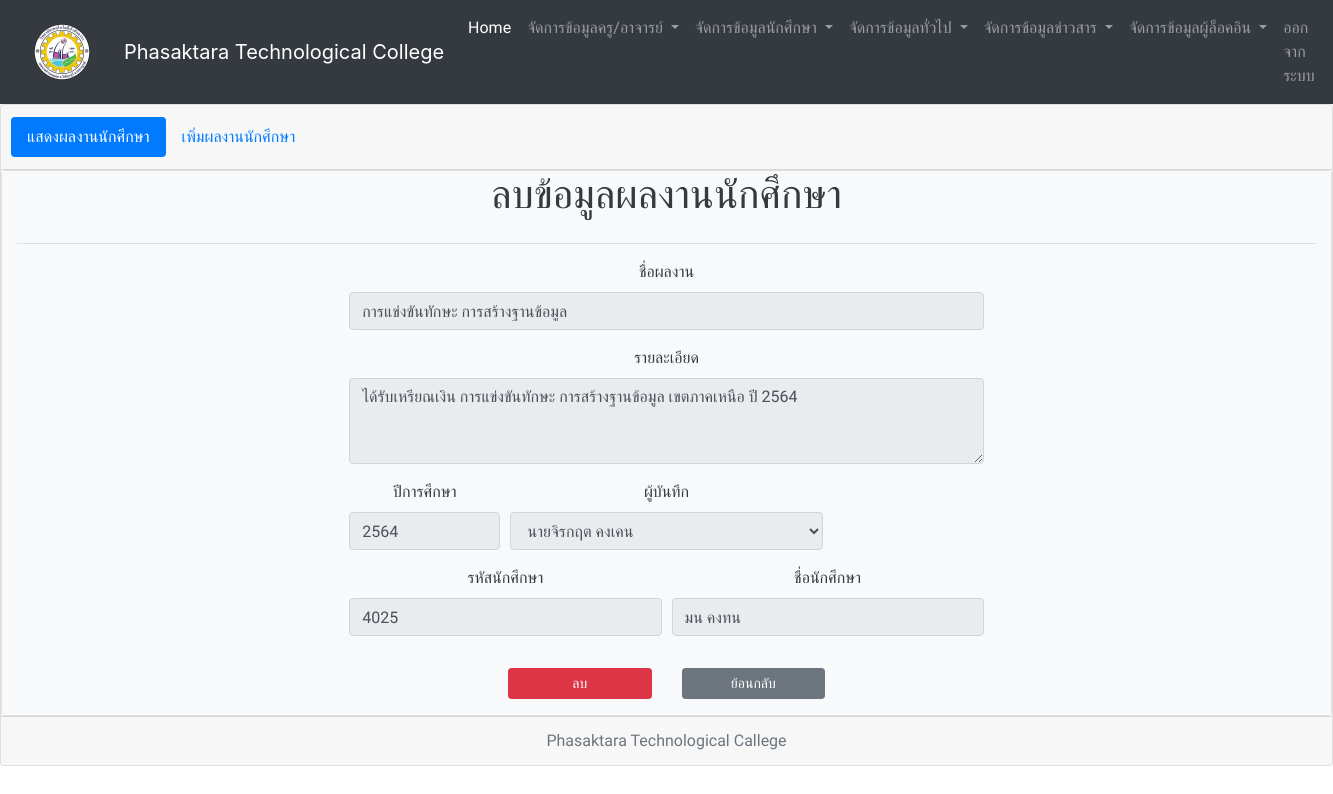
/del_portfolio.php?p_id=7 (signed in), run on the app's committed database.
### tables this page shows
CREATE TABLE `portfolio` (
  `p_id` int(11) NOT NULL,
  `p_name` varchar(100) NOT NULL,
  `p_detail` text NOT NULL,
  `s_username` varchar(13) NOT NULL,
  `t_id` tinyint(4) NOT NULL,
  `p_year` varchar(4) NOT NULL
);

CREATE TABLE `student` (
  `s_username` varchar(13) NOT NULL,
  `s_password` varchar(20) NOT NULL,
  `s_name` varchar(50) NOT NULL,
  `s_idcard` varchar(13) NOT NULL,
  `s_address` text NOT NULL,
  `s_tel` varchar(10) NOT NULL,
  `s_email` varchar(50) NOT NULL,
  `s_year` varchar(4) NOT NULL,
  `s_hbd` date NOT NULL,
  `s_brethren` int(11) NOT NULL,
  `st_id` char(1) NOT NULL,
  `s_child` varchar(2) NOT NULL,
  `class_id` int(11) NOT NULL,
  `f_id` varchar(13) NOT NULL,
  `m_id` varchar(13) NOT NULL,
  `pa_id` varchar(13) NOT NULL,
  `s_pic` varchar(200) NOT NULL
);

### del_portfolio.php (the view, shortened to what this page needs)
<?php
if(isset($_SESSION["valid_uname"]) && isset($_SESSION["valid_pwd"]) && isset($_SESSION["userlevel"]) == '2'){
	include "include/head_menu_admin.php";
	include "connect.php";
	$valid_username = $_SESSION["valid_uname"];
	$p_id = $_GET['p_id'];
	$sql = "SELECT *
			FROM teacher , portfolio inner join student on (portfolio.s_username = student.s_username)
				WHERE p_id = '$p_id' AND t_username = '$valid_username'";
		$result = mysqli_query($conn,$sql)
	 	or die("3.ไม่สามารถประมวลผลคำสั่งได้").mysqli_error();
	 	$rs = mysqli_fetch_array($result)
?>
<div class="card text-center">
  <div class="card-header">
    <ul class="nav nav-pills card-header-pills">
      <li class="nav-item">
        <a class="nav-link active" href="showportfolio.php">แสดงผลงานนักศึกษา</a>
      </li>
      <li class="nav-item">
        <a class="nav-link" href="frm_addportfolio.php">เพิ่มผลงานนักศึกษา</a>
      </li>
    </ul>
  </div>
  <div class="card text-center">
<div class="container-fluid h-100 bg-light text-dark">
  <div class="row justify-content-center align-items-center">
    <h1>ลบข้อมูลผลงานนักศึกษา</h1>
  </div>
  <hr/>
  <div class="row justify-content-center align-items-center h-100">
    <div class="col col-sm-6 col-md-6 col-lg-6 col-xl-6">
      <form id="form1" name="form1" method="post" action="delportfolio.php">
        <div class="form-row">
              <div class="form-group col-md-12">
                <label for="inputUsername">ชื่อผลงาน</label>
                <input type="text" class="form-control" id="p_name" input name="p_name" value="<?php echo "$rs[p_name]"; ?>" disabled="disabled" required>
              </div>
            </div>
            <div class="form-group">
              <label for="inputAddress">รายละเอียด</label>
              <textarea class="form-control" id="p_detail" input name="p_detail" rows="3" disabled="disabled" required><?php echo "$rs[p_detail]"; ?></textarea>
            </div>
            <div class="form-row">
              <div class="form-group col-md-3">
                <label for="inputTel">ปีการศึกษา</label>
                <input type="text" class="form-control" id="p_year" input name="p_year" value="<?php echo "$rs[p_year]"; ?>" disabled="disabled" required>
              </div>
              <div class="form-group col-md-6">
                <label for="inputBranch">ผู้บันทึก</label>
                <select class="form-control" select name="t_id" id="t_id" disabled="disabled" required>
                 <?php
                  $sql1 = "SELECT * FROM teacher WHERE t_username = '$valid_username'";
                  $result1 = mysqli_query($conn, $sql1);
                  while ($rs1 = mysqli_fetch_array($result1)) {
                    echo "<option value=\"$rs1[t_id]\" ";
                    if ("$rs[t_id]" == "$rs1[t_id]") {
                      echo 'selected';
                    }
                    echo ">$rs1[t_name]";
                    echo "</option>\n";
                  }
                  ?>
                </select>
              </div>
            </div>
            <div class="form-row">
              <div class="form-group col-md-6">
                <label for="inputTel">รหัสนักศึกษา</label>
                <input type="text" class="form-control" id="s_username" input name="s_username" value="<?php echo "$rs[s_username]"; ?>" disabled="disabled" required>
              </div>
              <div class="form-group col-md-6">
                <label for="inputTel">ชื่อนักศึกษา</label>
                <input type="text" class="form-control" id="s_name" input name="s_name" value="<?php echo "$rs[s_name]"; ?>" disabled="disabled" required>
              </div>
            </div>
  </form>
        <div class="form-group">
          <div class="container">
            <div class="row">
              <div class="col"><button class="col-6 btn btn-danger btn-sm float-right" data-toggle="modal" data-target="#myModal" >ลบ</button></div>
              <div class="col"><button class="col-6 btn btn-secondary btn-sm float-left" input type="button" onclick=window.history.back() >ย้อนกลับ</button></div>
            </div>
          </div>
        </div>
    </div>
  </div>
</div>
      </div>
  <div class="card-footer text-muted">
    Phasaktara Technological Callege
  </div>
</div>
<?php
} else {
    echo "<script> alert('Please Login')window.location = 'index.php';</script>";
    exit();
}
?>

### include/head_menu_admin.php (style rules this page uses)
body, h1, h2, div, h3, h4, p { font-family: 'Sarabun'; }

### data on the page
portfolio: p_name "การแข่งขันทักษะ การสร้างฐานข้อมูล", p_detail "ได้รับเหรียณเงิน การแข่งขันทักษะ การสร้างฐานข้อมูล เขตภาคเหนือ ปี 2564", p_year "2564", s_username "4025", s_name "มน คงทน"

### other printed values
form field t_id "นายจิรกฤต คงเคน"
